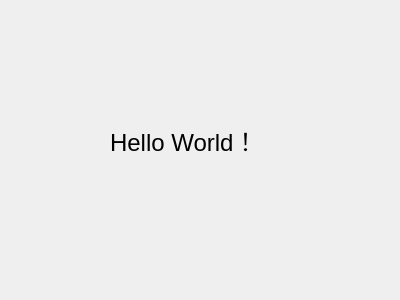
<?xml version="1.0" encoding="UTF-8"?>
<ui version="4.0">
 <class>MyWidget</class>
 <widget class="QWidget" name="MyWidget">
  <property name="geometry">
   <rect>
    <x>0</x>
    <y>0</y>
    <width>400</width>
    <height>300</height>
   </rect>
  </property>
  <property name="windowTitle">
   <string>Form</string>
  </property>
  <widget class="QLabel" name="label">
   <property name="geometry">
    <rect>
     <x>110</x>
     <y>90</y>
     <width>171</width>
     <height>101</height>
    </rect>
   </property>
   <property name="font">
    <font>
     <pointsize>18</pointsize>
    </font>
   </property>
   <property name="text">
    <string>Hello World！</string>
   </property>
  </widget>
 </widget>
 <resources/>
 <connections/>
</ui>
